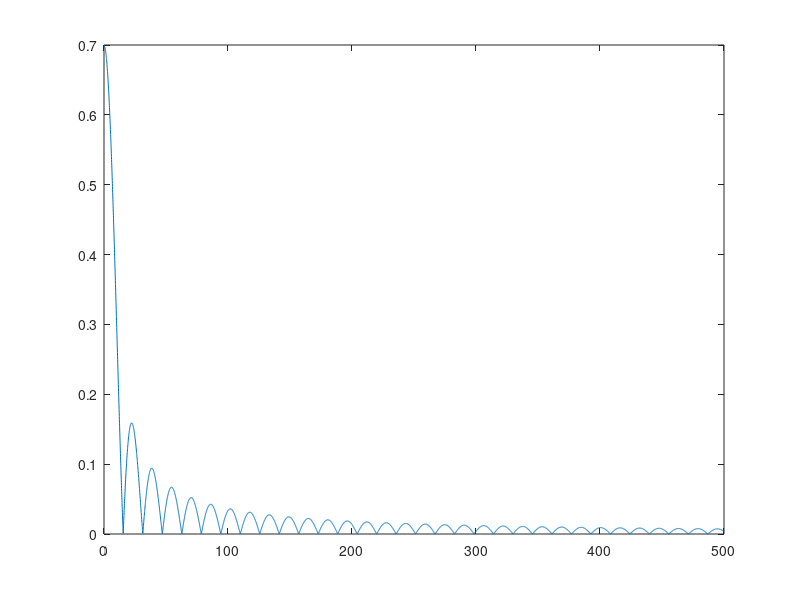

Reproduce this figure in MATLAB. (Note: this script raises an error after producing the figure.)
clear
clc

t0 = 0;
t1 = 100;
t2 = 20;
r1 = 0.1;
r2 = 0.3;
a = 143 / (2.8e3 * 795);

Tinf = @(r) (t2 - t1) / (log(r2) - log(r1)) * (log(r) - log(r1)) + t1;

eigen_eq = @(l) besselj(0, l * r2) .* bessely(0, l * r1) - besselj(0, l * r1) .* bessely(0, l * r2);
lspan = linspace(0, 500, 6000);
y0 = abs(eigen_eq(lspan));

x0 = diff(y0) > 0;
x1 = diff(y0) < 0;
x1 = [x0, false] & [false, x1];

figure
plot(lspan, y0), hold on
plot(lspan(x1), y0(x1), 'sq')

l0 = lspan(x1);
l1 = zeros(size(l0));
num_l = numel(l1);
for i = 1 : num_l
    l1(i) = fzero(eigen_eq, l0(i));
end


%%
clc

eigen_func = @(r, l) besselj(0, l * r) .* bessely(0, l * r1) - besselj(0, l * r1) .* bessely(0, l * r);
c = zeros(size([1 num_l]));

tstep = 100;
rstep = 1000;

rspan = linspace(r1, r2, rstep);
tspan = linspace(0, 100, tstep);

Fn = zeros([tstep rstep]);

for i = 1 : num_l
    arg1 = integral(@(r) eigen_func(r, l1(i)) .* (t0 - Tinf(r)) .* r, r1, r2);
    Fn = Fn + exp(-a * l1(i)^2 * tspan)' * pi^2 / 2 * l1(i)^2 * besselj(0, l1(i) * r2)^2 / (besselj(0, l1(i) * r1)^2 - besselj(0, l1(i) * r2)^2) * ...
        eigen_func(rspan, l1(i)) * arg1;
end

Fn = Fn + Tinf(rspan);
figure
plot(rspan, Fn(end,:))


%% animation
% interval = 0.01;
% tic
% ymin = min(Fn(:));
% ymax = max(Fn(:));
% 
% for i = 1 : tstep
%     t1 = toc;
%     
%     plot(rspan, Fn(i, :))
%     axis([-inf inf ymin ymax])
%     while(toc - t1 < interval)
%     end
%     getframe;
% end



